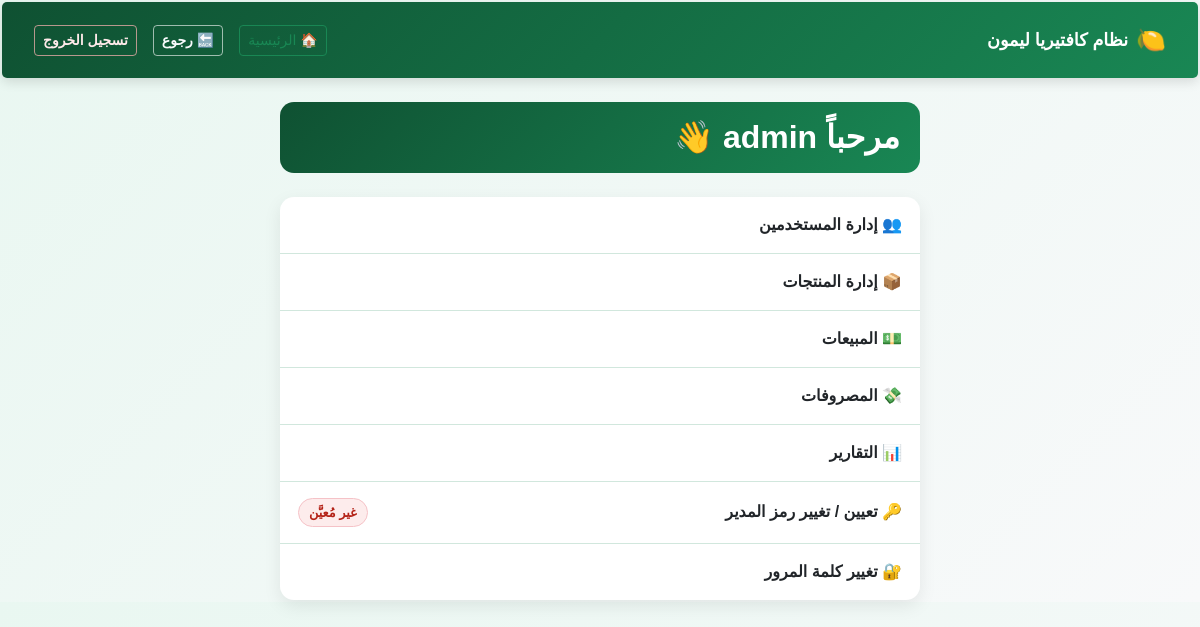
Before: /staff/dashboard/manager/ (signed in) with the older database file.
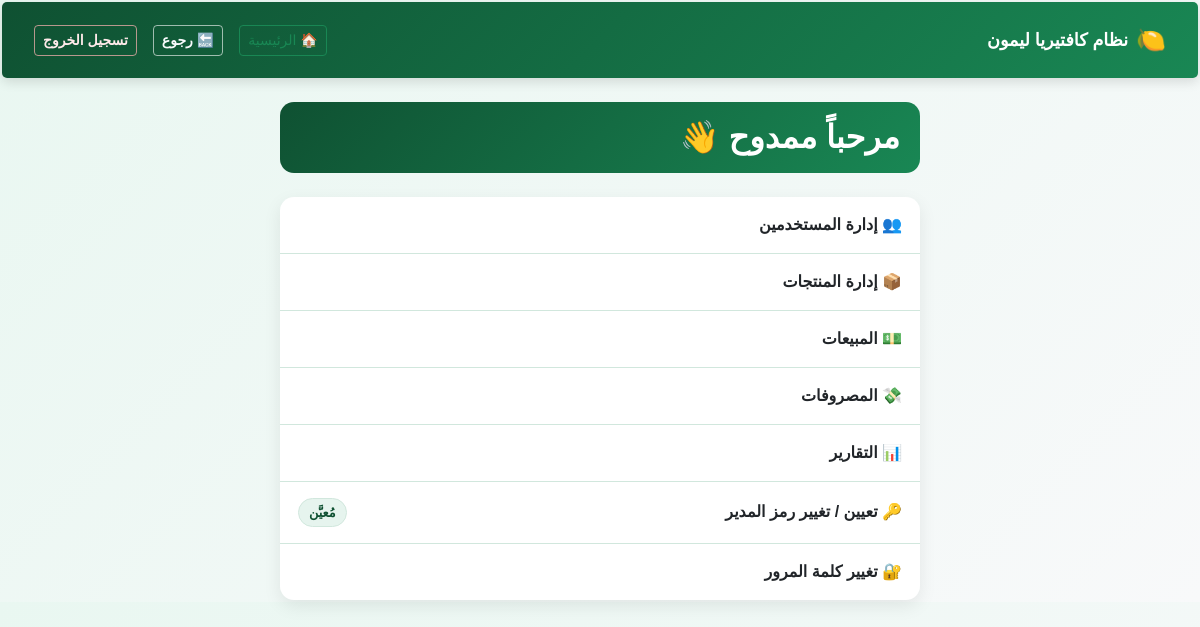
After: the same page with the newer database file.
### staff/models.py (models this page shows, shortened)
class CustomUser(AbstractUser):
    ROLES = (
        ('manager', 'مدير'),
        ('cashier', 'كاشير'),
        ('staff', 'موظف'),
    )
    role = models.CharField(max_length=20, choices=ROLES, default='staff')
    full_name = models.CharField(max_length=150)
    phone_number = models.CharField(max_length=20, blank=True)
    location = models.CharField(max_length=255, blank=True)
    manager_pin = models.CharField(
        max_length=128,
        blank=True,
        null=True,
        verbose_name="رمز المدير"
    )

### staff/views.py (the view)
# urls.py: path('dashboard/manager/', views.manager_dashboard, name='manager_dashboard'),
@login_required
def manager_dashboard(request):
    return render(request, 'staff/manager_dashboard.html')

### templates/staff/manager_dashboard.html (shortened to what this page needs)
{% extends "base.html" %}
{% load static %}
{% block extra_css %}
<link rel="stylesheet" href="{% static 'css/manager-dashboard.css' %}">
{% endblock %}
{% block content %}
<div class="manager-dashboard">
    <h2 class="manager-title">
        مرحباً {{ user.full_name }} 👋
    </h2>
    <div class="manager-menu">
        <a href="{% url 'staff_list' %}" class="manager-item">
            👥 إدارة المستخدمين
        </a>
        <a href="{% url 'inventory:product_list' %}" class="manager-item">
            📦 إدارة المنتجات
        </a>
        <a href="{% url 'reports:sales_list' %}" class="manager-item">
            💵 المبيعات
        </a>
        <a href="{% url 'expenses:list' %}" class="manager-item">
            💸 المصروفات
        </a>
        <a href="{% url 'reports:dashboard' %}" class="manager-item">
            📊 التقارير
        </a>
        <a href="{% url 'set_manager_pin' %}" class="manager-item manager-pin">
            🔑 تعيين / تغيير رمز المدير
            {% if user.manager_pin %}
                <span class="status-badge success">مُعيَّن</span>
            {% else %}
                <span class="status-badge danger">غير مُعيَّن</span>
            {% endif %}
        </a>
        <a href="{% url 'change_password' %}" class="manager-item">
            🔐 تغيير كلمة المرور
        </a>
    </div>
</div>
{% endblock %}

Changed rows visible on the page:
now on this page (row edited): CustomUser: full_name "ممدوح"
changed CustomUser: role "cashier" → "manager" (drawn)
Other visible differences:
text no longer shown: "غير مُعيَّن"
text now shown: "مُعيَّن"
